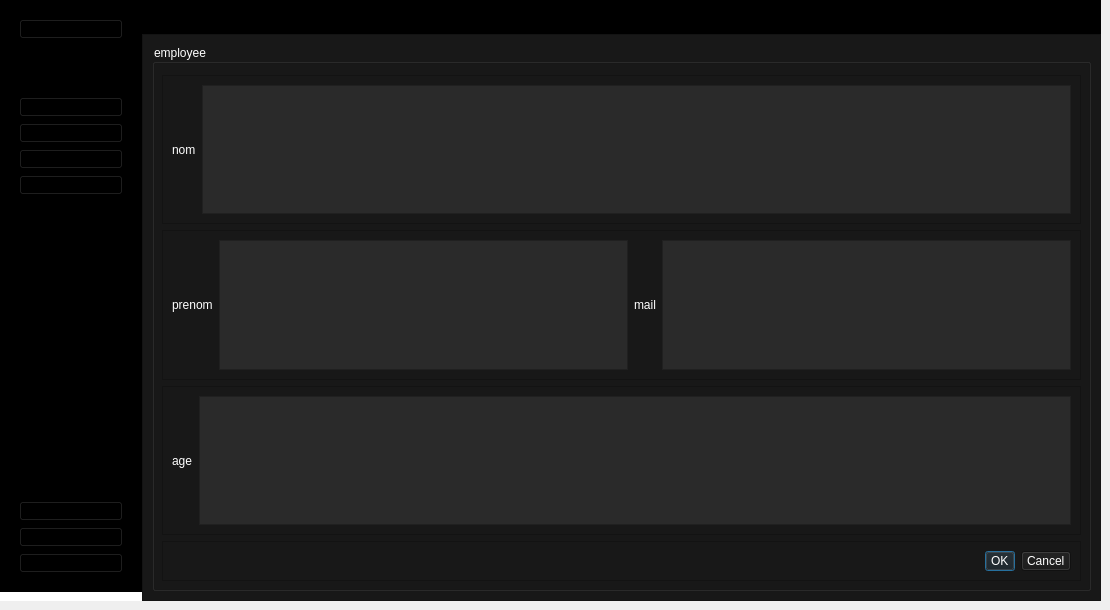
      <widget class="QWidget" name="UpdatePage_2">
       <widget class="QWidget" name="centralwidget_5">
        <property name="geometry">
         <rect>
          <x>0</x>
          <y>0</y>
          <width>1101</width>
          <height>601</height>
         </rect>
        </property>
        <property name="styleSheet">
         <string notr="true">*{
padding:0;
margin:0;
}
QPushButton{
	text-align:left;
	padding:2px 5px;
	font: 75 9pt &quot;MS Shell Dlg 2&quot;;
}
#leftMenuSubContainer QPushButton{
	text-align:left;
	padding:5px 10px;
}</string>
        </property>
        <layout class="QFormLayout" name="formLayout_13">
         <property name="horizontalSpacing">
          <number>0</number>
         </property>
         <property name="verticalSpacing">
          <number>0</number>
         </property>
         <property name="leftMargin">
          <number>0</number>
         </property>
         <property name="topMargin">
          <number>0</number>
         </property>
         <property name="rightMargin">
          <number>0</number>
         </property>
         <property name="bottomMargin">
          <number>0</number>
         </property>
         <item row="0" column="0">
          <widget class="QWidget" name="leftMenuContainer_8" native="true">
           <property name="styleSheet">
            <string notr="true">background-color:#FFF;
</string>
           </property>
           <layout class="QVBoxLayout" name="verticalLayout_39">
            <property name="leftMargin">
             <number>0</number>
            </property>
            <property name="topMargin">
             <number>0</number>
            </property>
            <property name="rightMargin">
             <number>0</number>
            </property>
            <item>
             <widget class="QWidget" name="leftMenuSubContainer_8" native="true">
              <property name="styleSheet">
               <string notr="true">background-color:rgb(0, 0, 0);</string>
              </property>
              <layout class="QVBoxLayout" name="verticalLayout_40">
               <item alignment="Qt::AlignTop">
                <widget class="QFrame" name="UserSideMenu_8">
                 <property name="frameShape">
                  <enum>QFrame::StyledPanel</enum>
                 </property>
                 <property name="frameShadow">
                  <enum>QFrame::Raised</enum>
                 </property>
                 <layout class="QHBoxLayout" name="horizontalLayout_34">
                  <item>
                   <widget class="QPushButton" name="Account_8">
                    <property name="toolTip">
                     <string>User</string>
                    </property>
                    <property name="toolTipDuration">
                     <number>16</number>
                    </property>
                    <property name="text">
                     <string>My account</string>
                    </property>
                    <property name="icon">
                     <iconset>
                      <normalon>icon/user.svg</normalon>
                     </iconset>
                    </property>
                    <property name="iconSize">
                     <size>
                      <width>20</width>
                      <height>20</height>
                     </size>
                    </property>
                   </widget>
                  </item>
                 </layout>
                </widget>
               </item>
               <item alignment="Qt::AlignTop">
                <widget class="QFrame" name="MainFunctions_8">
                 <property name="sizePolicy">
                  <sizepolicy hsizetype="Preferred" vsizetype="Preferred">
                   <horstretch>0</horstretch>
                   <verstretch>0</verstretch>
                  </sizepolicy>
                 </property>
                 <property name="frameShape">
                  <enum>QFrame::StyledPanel</enum>
                 </property>
                 <property name="frameShadow">
                  <enum>QFrame::Raised</enum>
                 </property>
                 <layout class="QVBoxLayout" name="verticalLayout_41">
                  <item>
                   <widget class="QPushButton" name="HomeBtn_8">
                    <property name="toolTip">
                     <string>Home</string>
                    </property>
                    <property name="text">
                     <string>Home</string>
                    </property>
                    <property name="icon">
                     <iconset>
                      <normaloff>icon/home.svg</normaloff>
                      <normalon>icon/home.svg</normalon>icon/home.svg</iconset>
                    </property>
                    <property name="iconSize">
                     <size>
                      <width>20</width>
                      <height>20</height>
                     </size>
                    </property>
                   </widget>
                  </item>
                  <item>
                   <widget class="QPushButton" name="DataBtn_8">
                    <property name="toolTip">
                     <string>Data</string>
                    </property>
                    <property name="text">
                     <string>Data</string>
                    </property>
                    <property name="icon">
                     <iconset>
                      <normaloff>icon/database.svg</normaloff>
                      <normalon>icon/database.svg</normalon>icon/database.svg</iconset>
                    </property>
                    <property name="iconSize">
                     <size>
                      <width>20</width>
                      <height>20</height>
                     </size>
                    </property>
                   </widget>
                  </item>
                  <item>
                   <widget class="QPushButton" name="addeq_8">
                    <property name="styleSheet">
                     <string notr="true">font: 75 9pt &quot;MS Shell Dlg 2&quot;;</string>
                    </property>
                    <property name="text">
                     <string>ajouter employee</string>
                    </property>
                    <property name="icon">
                     <iconset>
                      <normaloff>icon/plus.svg</normaloff>icon/plus.svg</iconset>
                    </property>
                    <property name="iconSize">
                     <size>
                      <width>20</width>
                      <height>20</height>
                     </size>
                    </property>
                   </widget>
                  </item>
                  <item>
                   <widget class="QPushButton" name="PdfBtn_10">
                    <property name="toolTip">
                     <string>Pdf</string>
                    </property>
                    <property name="text">
                     <string>conjee employee</string>
                    </property>
                    <property name="icon">
                     <iconset>
                      <normaloff>icon/printer.svg</normaloff>
                      <normalon>icon/printer.svg</normalon>icon/printer.svg</iconset>
                    </property>
                    <property name="iconSize">
                     <size>
                      <width>20</width>
                      <height>20</height>
                     </size>
                    </property>
                   </widget>
                  </item>
                  <item>
                   <spacer name="verticalSpacer_50">
                    <property name="orientation">
                     <enum>Qt::Vertical</enum>
                    </property>
                    <property name="sizeHint" stdset="0">
                     <size>
                      <width>20</width>
                      <height>40</height>
                     </size>
                    </property>
                   </spacer>
                  </item>
                  <item>
                   <spacer name="verticalSpacer_51">
                    <property name="orientation">
                     <enum>Qt::Vertical</enum>
                    </property>
                    <property name="sizeHint" stdset="0">
                     <size>
                      <width>20</width>
                      <height>40</height>
                     </size>
                    </property>
                   </spacer>
                  </item>
                  <item>
                   <spacer name="verticalSpacer_52">
                    <property name="orientation">
                     <enum>Qt::Vertical</enum>
                    </property>
                    <property name="sizeHint" stdset="0">
                     <size>
                      <width>20</width>
                      <height>40</height>
                     </size>
                    </property>
                   </spacer>
                  </item>
                  <item>
                   <spacer name="verticalSpacer_53">
                    <property name="orientation">
                     <enum>Qt::Vertical</enum>
                    </property>
                    <property name="sizeHint" stdset="0">
                     <size>
                      <width>20</width>
                      <height>40</height>
                     </size>
                    </property>
                   </spacer>
                  </item>
                  <item>
                   <spacer name="verticalSpacer_54">
                    <property name="orientation">
                     <enum>Qt::Vertical</enum>
                    </property>
                    <property name="sizeHint" stdset="0">
                     <size>
                      <width>20</width>
                      <height>40</height>
                     </size>
                    </property>
                   </spacer>
                  </item>
                  <item>
                   <spacer name="verticalSpacer_55">
                    <property name="orientation">
                     <enum>Qt::Vertical</enum>
                    </property>
                    <property name="sizeHint" stdset="0">
                     <size>
                      <width>20</width>
                      <height>40</height>
                     </size>
                    </property>
                   </spacer>
                  </item>
                  <item>
                   <spacer name="verticalSpacer_56">
                    <property name="orientation">
                     <enum>Qt::Vertical</enum>
                    </property>
                    <property name="sizeHint" stdset="0">
                     <size>
                      <width>20</width>
                      <height>40</height>
                     </size>
                    </property>
                   </spacer>
                  </item>
                 </layout>
                </widget>
               </item>
               <item alignment="Qt::AlignBottom">
                <widget class="QFrame" name="AppFunction_8">
                 <property name="frameShape">
                  <enum>QFrame::StyledPanel</enum>
                 </property>
                 <property name="frameShadow">
                  <enum>QFrame::Raised</enum>
                 </property>
                 <layout class="QVBoxLayout" name="verticalLayout_42">
                  <item>
                   <widget class="QPushButton" name="SettingsBtn_8">
                    <property name="toolTip">
                     <string>Settings</string>
                    </property>
                    <property name="text">
                     <string>Settings</string>
                    </property>
                    <property name="icon">
                     <iconset>
                      <normaloff>icon/settings.svg</normaloff>
                      <disabledoff>icon/settings.svg</disabledoff>icon/settings.svg</iconset>
                    </property>
                    <property name="iconSize">
                     <size>
                      <width>20</width>
                      <height>20</height>
                     </size>
                    </property>
                   </widget>
                  </item>
                  <item>
                   <widget class="QPushButton" name="HelpBtn_8">
                    <property name="toolTip">
                     <string>Help</string>
                    </property>
                    <property name="text">
                     <string>Help</string>
                    </property>
                    <property name="icon">
                     <iconset>
                      <normaloff>icon/help-circle.svg</normaloff>
                      <normalon>icon/help-circle.svg</normalon>icon/help-circle.svg</iconset>
                    </property>
                    <property name="iconSize">
                     <size>
                      <width>20</width>
                      <height>20</height>
                     </size>
                    </property>
                   </widget>
                  </item>
                  <item>
                   <widget class="QPushButton" name="LogoutBtn_8">
                    <property name="toolTip">
                     <string>Logout</string>
                    </property>
                    <property name="text">
                     <string>Logout</string>
                    </property>
                    <property name="icon">
                     <iconset>
                      <normaloff>icon/log-out.svg</normaloff>
                      <normalon>icon/log-out.svg</normalon>icon/log-out.svg</iconset>
                    </property>
                    <property name="iconSize">
                     <size>
                      <width>20</width>
                      <height>20</height>
                     </size>
                    </property>
                   </widget>
                  </item>
                 </layout>
                </widget>
               </item>
              </layout>
             </widget>
            </item>
           </layout>
          </widget>
         </item>
         <item row="0" column="1">
          <widget class="QWidget" name="mainBodyContainer_8" native="true">
           <property name="styleSheet">
            <string notr="true">background-color:rgb(0, 85, 127)</string>
           </property>
           <layout class="QFormLayout" name="formLayout_14">
            <property name="horizontalSpacing">
             <number>0</number>
            </property>
            <property name="verticalSpacing">
             <number>0</number>
            </property>
            <property name="leftMargin">
             <number>0</number>
            </property>
            <property name="topMargin">
             <number>0</number>
            </property>
            <property name="rightMargin">
             <number>0</number>
            </property>
            <property name="bottomMargin">
             <number>0</number>
            </property>
            <item row="0" column="0" colspan="2">
             <widget class="QFrame" name="TopBar_8">
              <property name="styleSheet">
               <string notr="true">background-color:rgb(0, 0, 0);</string>
              </property>
              <property name="frameShape">
               <enum>QFrame::StyledPanel</enum>
              </property>
              <property name="frameShadow">
               <enum>QFrame::Raised</enum>
              </property>
              <layout class="QVBoxLayout" name="verticalLayout_43">
               <item>
                <widget class="QLabel" name="Actor_8">
                 <property name="styleSheet">
                  <string notr="true">font: 75 16pt &quot;MS Shell Dlg 2&quot;;
</string>
                 </property>
                 <property name="text">
                  <string>responsable Ressource Humaine </string>
                 </property>
                </widget>
               </item>
              </layout>
             </widget>
            </item>
            <item row="1" column="0" colspan="2">
             <widget class="QFrame" name="MainContent_8">
              <property name="styleSheet">
               <string notr="true">background-color:#181818 ;</string>
              </property>
              <property name="frameShape">
               <enum>QFrame::StyledPanel</enum>
              </property>
              <property name="frameShadow">
               <enum>QFrame::Raised</enum>
              </property>
              <layout class="QHBoxLayout" name="horizontalLayout_35">
               <item>
                <widget class="QGroupBox" name="groupBox_8">
                 <property name="styleSheet">
                  <string notr="true">font: 75 12pt &quot;MS Shell Dlg 2&quot;;
color:#fff;
</string>
                 </property>
                 <property name="title">
                  <string>employee</string>
                 </property>
                 <layout class="QVBoxLayout" name="verticalLayout_44">
                  <property name="spacing">
                   <number>6</number>
                  </property>
                  <property name="topMargin">
                   <number>30</number>
                  </property>
                  <item>
                   <widget class="QFrame" name="frame_21">
                    <property name="frameShape">
                     <enum>QFrame::StyledPanel</enum>
                    </property>
                    <property name="frameShadow">
                     <enum>QFrame::Raised</enum>
                    </property>
                    <layout class="QHBoxLayout" name="horizontalLayout_36">
                     <item>
                      <widget class="QLabel" name="label_34">
                       <property name="text">
                        <string>nom</string>
                       </property>
                      </widget>
                     </item>
                     <item>
                      <widget class="QTextEdit" name="textEdit_20">
                       <property name="styleSheet">
                        <string notr="true">background-color:#2a2a2a;</string>
                       </property>
                      </widget>
                     </item>
                    </layout>
                   </widget>
                  </item>
                  <item>
                   <widget class="QFrame" name="frame_22">
                    <property name="frameShape">
                     <enum>QFrame::StyledPanel</enum>
                    </property>
                    <property name="frameShadow">
                     <enum>QFrame::Raised</enum>
                    </property>
                    <layout class="QHBoxLayout" name="horizontalLayout_37">
                     <item>
                      <widget class="QLabel" name="label_35">
                       <property name="text">
                        <string>prenom</string>
                       </property>
                      </widget>
                     </item>
                     <item>
                      <widget class="QTextEdit" name="textEdit_21">
                       <property name="styleSheet">
                        <string notr="true">background-color:#2a2a2a;</string>
                       </property>
                      </widget>
                     </item>
                     <item>
                      <widget class="QLabel" name="label_36">
                       <property name="text">
                        <string>mail</string>
                       </property>
                      </widget>
                     </item>
                     <item>
                      <widget class="QTextEdit" name="textEdit_22">
                       <property name="styleSheet">
                        <string notr="true">background-color:#2a2a2a;</string>
                       </property>
                      </widget>
                     </item>
                    </layout>
                   </widget>
                  </item>
                  <item>
                   <widget class="QFrame" name="frame_23">
                    <property name="frameShape">
                     <enum>QFrame::StyledPanel</enum>
                    </property>
                    <property name="frameShadow">
                     <enum>QFrame::Raised</enum>
                    </property>
                    <layout class="QHBoxLayout" name="horizontalLayout_38">
                     <item>
                      <widget class="QLabel" name="label_37">
                       <property name="text">
                        <string>age</string>
                       </property>
                      </widget>
                     </item>
                     <item>
                      <widget class="QTextEdit" name="textEdit_23">
                       <property name="styleSheet">
                        <string notr="true">background-color:#2a2a2a;</string>
                       </property>
                      </widget>
                     </item>
                    </layout>
                   </widget>
                  </item>
                  <item>
                   <widget class="QFrame" name="frame_24">
                    <property name="frameShape">
                     <enum>QFrame::StyledPanel</enum>
                    </property>
                    <property name="frameShadow">
                     <enum>QFrame::Raised</enum>
                    </property>
                    <layout class="QHBoxLayout" name="horizontalLayout_39">
                     <item>
                      <widget class="QDialogButtonBox" name="buttonBox_4">
                       <property name="standardButtons">
                        <set>QDialogButtonBox::Cancel|QDialogButtonBox::Ok</set>
                       </property>
                      </widget>
                     </item>
                    </layout>
                   </widget>
                  </item>
                 </layout>
                </widget>
               </item>
              </layout>
             </widget>
            </item>
           </layout>
          </widget>
         </item>
        </layout>
       </widget>
      </widget>
